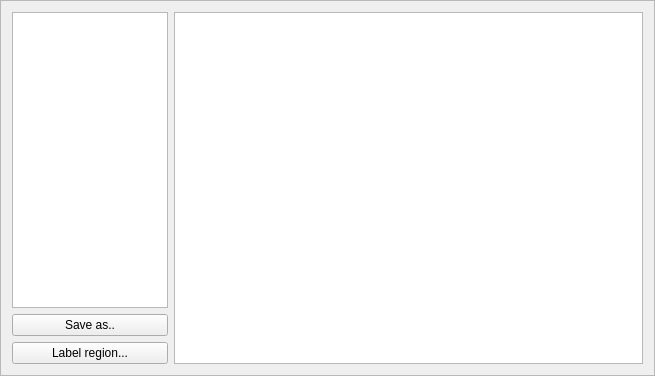
<?xml version="1.0" encoding="UTF-8"?>
<ui version="4.0">
 <class>RegionListFrame</class>
 <widget class="QFrame" name="RegionListFrame">
  <property name="geometry">
   <rect>
    <x>0</x>
    <y>0</y>
    <width>655</width>
    <height>376</height>
   </rect>
  </property>
  <property name="windowTitle">
   <string>Regions</string>
  </property>
  <property name="frameShape">
   <enum>QFrame::StyledPanel</enum>
  </property>
  <property name="frameShadow">
   <enum>QFrame::Raised</enum>
  </property>
  <layout class="QHBoxLayout" name="horizontalLayout_2">
   <item>
    <layout class="QHBoxLayout" name="horizontalLayout" stretch="1,0">
     <item>
      <layout class="QVBoxLayout" name="verticalLayout">
       <item>
        <widget class="QListWidget" name="listWidget">
         <property name="sizePolicy">
          <sizepolicy hsizetype="Expanding" vsizetype="Expanding">
           <horstretch>1</horstretch>
           <verstretch>0</verstretch>
          </sizepolicy>
         </property>
        </widget>
       </item>
       <item>
        <widget class="QPushButton" name="butSave">
         <property name="text">
          <string>Save as..</string>
         </property>
         <property name="autoDefault">
          <bool>false</bool>
         </property>
         <property name="default">
          <bool>false</bool>
         </property>
         <property name="flat">
          <bool>false</bool>
         </property>
        </widget>
       </item>
       <item>
        <widget class="QPushButton" name="butLabelRegion">
         <property name="text">
          <string>Label region...</string>
         </property>
        </widget>
       </item>
      </layout>
     </item>
     <item>
      <widget class="QTextBrowser" name="textBrowser">
       <property name="sizePolicy">
        <sizepolicy hsizetype="Expanding" vsizetype="Expanding">
         <horstretch>3</horstretch>
         <verstretch>0</verstretch>
        </sizepolicy>
       </property>
      </widget>
     </item>
    </layout>
   </item>
  </layout>
 </widget>
 <resources/>
 <connections/>
</ui>
